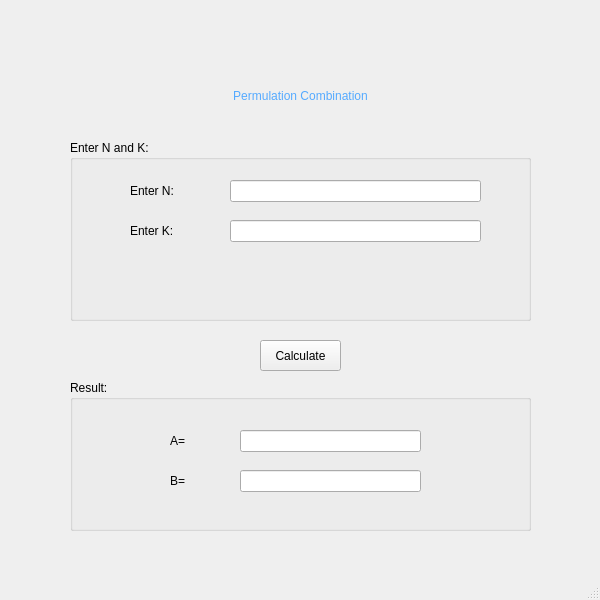
<?xml version="1.0" encoding="UTF-8"?>
<ui version="4.0">
 <class>MainWindow</class>
 <widget class="QMainWindow" name="MainWindow">
  <property name="geometry">
   <rect>
    <x>0</x>
    <y>0</y>
    <width>600</width>
    <height>600</height>
   </rect>
  </property>
  <property name="minimumSize">
   <size>
    <width>600</width>
    <height>600</height>
   </size>
  </property>
  <property name="maximumSize">
   <size>
    <width>600</width>
    <height>600</height>
   </size>
  </property>
  <property name="windowTitle">
   <string>MainWindow</string>
  </property>
  <widget class="QWidget" name="centralwidget">
   <widget class="QLabel" name="label">
    <property name="geometry">
     <rect>
      <x>10</x>
      <y>70</y>
      <width>581</width>
      <height>51</height>
     </rect>
    </property>
    <property name="styleSheet">
     <string notr="true">color: rgb(85, 170, 255);
font: 57 20pt &quot;Poppins Medium&quot;;</string>
    </property>
    <property name="text">
     <string>Permulation Combination</string>
    </property>
    <property name="alignment">
     <set>Qt::AlignCenter</set>
    </property>
   </widget>
   <widget class="QGroupBox" name="groupBox">
    <property name="geometry">
     <rect>
      <x>70</x>
      <y>140</y>
      <width>461</width>
      <height>181</height>
     </rect>
    </property>
    <property name="title">
     <string>Enter N and K:</string>
    </property>
    <widget class="QLabel" name="label_n">
     <property name="geometry">
      <rect>
       <x>60</x>
       <y>40</y>
       <width>55</width>
       <height>21</height>
      </rect>
     </property>
     <property name="text">
      <string>Enter N: </string>
     </property>
    </widget>
    <widget class="QLabel" name="label_k">
     <property name="geometry">
      <rect>
       <x>60</x>
       <y>80</y>
       <width>55</width>
       <height>21</height>
      </rect>
     </property>
     <property name="text">
      <string>Enter K: </string>
     </property>
    </widget>
    <widget class="QLineEdit" name="lineEdit_n">
     <property name="geometry">
      <rect>
       <x>160</x>
       <y>40</y>
       <width>251</width>
       <height>22</height>
      </rect>
     </property>
    </widget>
    <widget class="QLineEdit" name="lineEdit_k">
     <property name="geometry">
      <rect>
       <x>160</x>
       <y>80</y>
       <width>251</width>
       <height>22</height>
      </rect>
     </property>
    </widget>
   </widget>
   <widget class="QPushButton" name="pushButton">
    <property name="geometry">
     <rect>
      <x>260</x>
      <y>340</y>
      <width>81</width>
      <height>31</height>
     </rect>
    </property>
    <property name="text">
     <string>Calculate</string>
    </property>
    <property name="icon">
     <iconset>
      <normaloff>icon.png</normaloff>icon.png</iconset>
    </property>
   </widget>
   <widget class="QGroupBox" name="groupBox_2">
    <property name="geometry">
     <rect>
      <x>70</x>
      <y>380</y>
      <width>461</width>
      <height>151</height>
     </rect>
    </property>
    <property name="title">
     <string>Result:</string>
    </property>
    <widget class="QLabel" name="label_a">
     <property name="geometry">
      <rect>
       <x>100</x>
       <y>50</y>
       <width>31</width>
       <height>21</height>
      </rect>
     </property>
     <property name="text">
      <string>A=</string>
     </property>
    </widget>
    <widget class="QLabel" name="label_b">
     <property name="geometry">
      <rect>
       <x>100</x>
       <y>90</y>
       <width>31</width>
       <height>21</height>
      </rect>
     </property>
     <property name="text">
      <string>B=</string>
     </property>
    </widget>
    <widget class="QLineEdit" name="lineEdit_a">
     <property name="geometry">
      <rect>
       <x>170</x>
       <y>50</y>
       <width>181</width>
       <height>22</height>
      </rect>
     </property>
    </widget>
    <widget class="QLineEdit" name="lineEdit_b">
     <property name="geometry">
      <rect>
       <x>170</x>
       <y>90</y>
       <width>181</width>
       <height>22</height>
      </rect>
     </property>
    </widget>
   </widget>
  </widget>
  <widget class="QMenuBar" name="menubar">
   <property name="geometry">
    <rect>
     <x>0</x>
     <y>0</y>
     <width>600</width>
     <height>21</height>
    </rect>
   </property>
  </widget>
  <widget class="QStatusBar" name="statusbar"/>
 </widget>
 <resources/>
 <connections/>
</ui>
